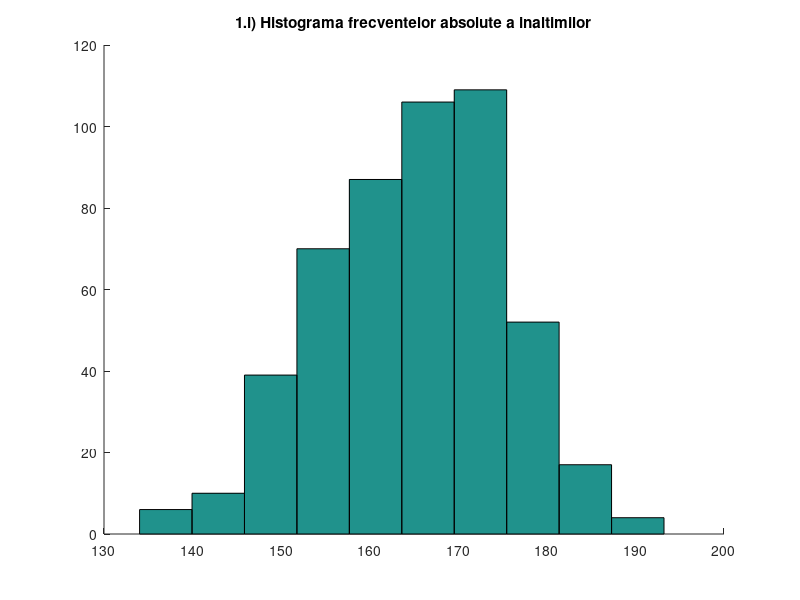
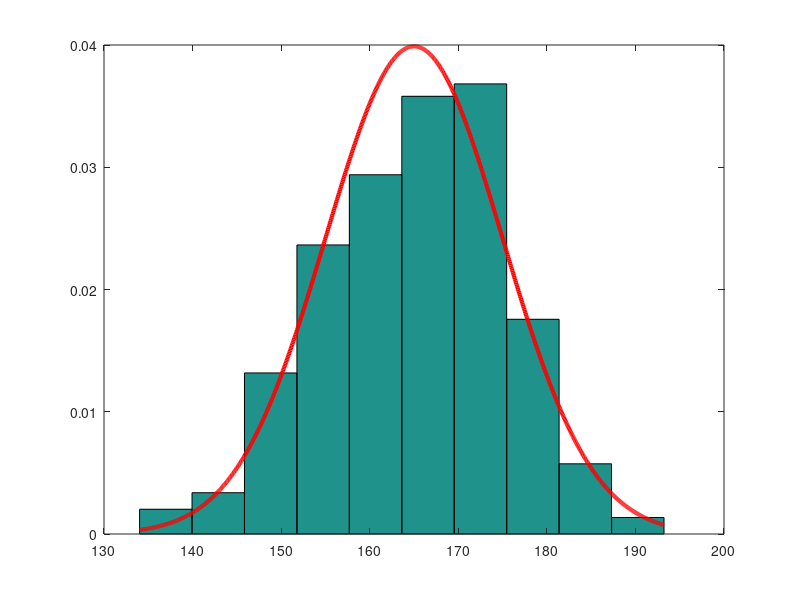

These figures' MATLAB source, in order:
clc
clf
m = 165;
s = 10;
noruns = 500;
X = normrnd(m, s, 1, noruns);
figure
title('1.i) Histograma frecventelor absolute a inaltimilor')
hold on
hist(X, 10)

figure
title('1.ii) Histograma frecventelor relative a inaltimilor')
[~, XX] = hist(X, 10);
hist(X, XX, 10 / (max(X) - min(X)));
hold on
t = linspace(min(X), max(X), 1000);
plot(t, normpdf(t, 165, 10), '-r', 'LineWidth', 3);

fprintf('//1\n')
fprintf(' iii) valoarea medie din simulare m = %d\n', mean(X))
fprintf('      deviatia standard din simulare s = %d\n', std(X))
values = X((160<=X) & (X<=170));
fprintf('      valoarea medie a valorilor [160,170] = %d\n', mean(values))
fprintf('      proportia relativa = %d\n', length(values)/noruns)
fprintf('      proportia din distributie = %d\n', normcdf(170, 165, 10) - normcdf(160, 165, 10))
